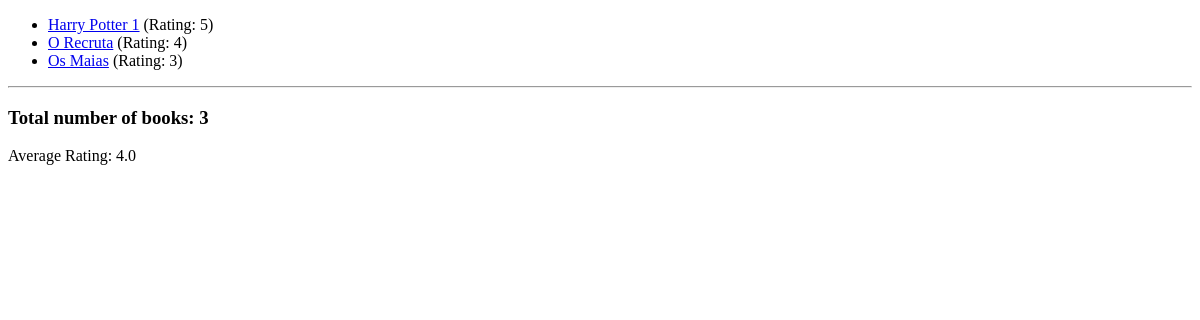
/, run on an earlier commit of the app's database.
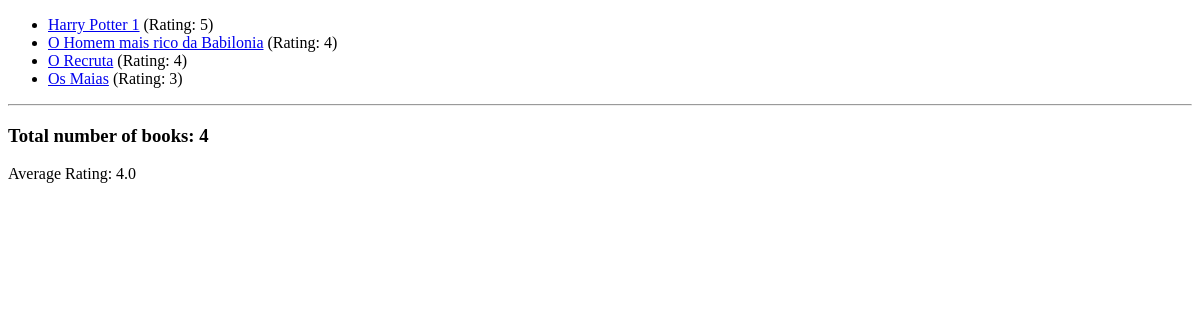
And on a later commit of the database.
### book_outlet/models.py (models this page shows, shortened)
class Book(models.Model):
    title = models.CharField(max_length=50)
    rating = models.IntegerField(
            validators=[MinValueValidator(1), MaxValueValidator(5)])
    author = models.CharField(null=True, max_length=100) # if already created a table, and then add this field,
    is_bestselling = models.BooleanField(default=False)
    slug = models.SlugField(default="", blank=True, null=False, db_index=True) # db_index to best search performance
    def get_absolute_url(self):
        return reverse("book-detail", args=[self.slug])

### book_outlet/views.py (the view)
# urls.py: path("", views.index),
def index(request):
    books = Book.objects.all().order_by("title")
    num_books = books.count()
    average_rating = books.aggregate(Avg("rating")) # average
    return render(request, "book_outlet/index.html", {
        "books":books,
        "num_books":num_books,
        "average_rating":average_rating
    })

### book_outlet/templates/book_outlet/index.html (shortened to what this page needs)
{% extends "book_outlet/base.html" %}
{% block content %}
<ul>
    {% for book in books%}
    <li><a href="{%url 'book-detail' book.slug %}">{{book.title}}</a> (Rating: {{book.rating}})</li>
    {% endfor %}
</ul>
<hr>
<h3>Total number of books: {{num_books}}</h3>
<p>Average Rating: {{average_rating.rating__avg}}</p>
{% endblock  %}

### book_outlet/templates/book_outlet/base.html (shortened to what this page needs)
<!DOCTYPE html>
<html lang="en">
<head>
</head>
<body>
    {% block content %}{% endblock %}
</body>
</html>

What changed in the data, as far as the page shows it:
added Book: title "O Homem mais rico da Babilonia", rating "4"
Also different on the page:
{{ num_books }}: "3" → "4"
